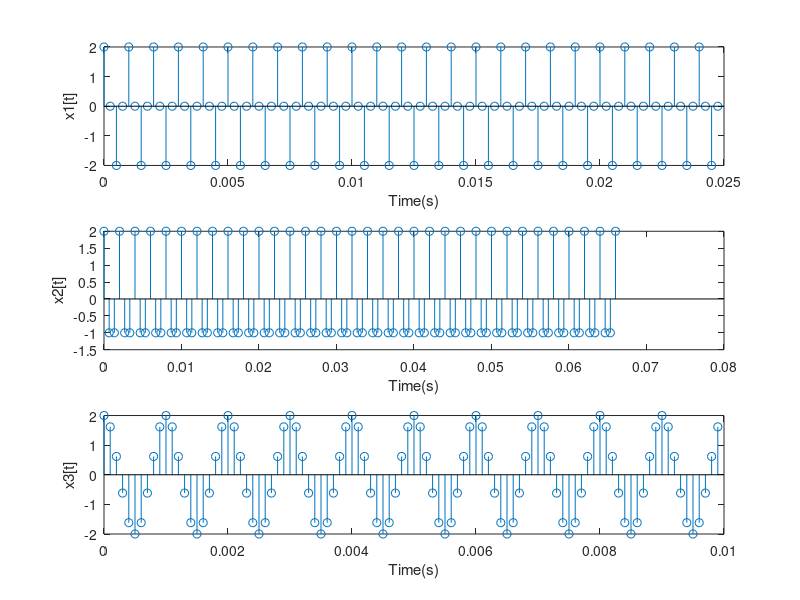

The MATLAB script that drew this image:
clear; close all;
t_start = 0; t_end = 2; Fs = 8000; T = 1/Fs; F0 = 1000; phi = 0;
Fs1 = 4*F0; 
Fs2 = 1.5*F0;
Fs3 = 10*F0;
% Tinh chu ky lay mau cua tung tan so lay mau
T1 = 1/Fs1; 
T2 = 1/Fs2;
T3 = 1/Fs3;
% Cac moc thoi gian lay mau cua tung chu ky lay mau
t = t_start:T:t_end; 
t1 = t_start:T1:t_end; 
t2 = t_start:T2:t_end;
t3 = t_start:T3:t_end;


x = 2*cos(2*pi*F0*t + phi);
x1 = 2*cos(2*pi*F0*t1 + phi);
x2 = 2*cos(2*pi*F0*t2 + phi);
x3 = 2*cos(2*pi*F0*t3 + phi);

figure(1);
subplot(3,1,1);stem(t1(1:100),x1(1:100));xlabel('Time(s)');ylabel('x1[t]');
subplot(3,1,2);stem(t2(1:100),x2(1:100));xlabel('Time(s)');ylabel('x2[t]');
subplot(3,1,3);stem(t3(1:100),x3(1:100));xlabel('Time(s)');ylabel('x3[t]');
%sound(x1,Fs1);
% sound(x2,Fs2);